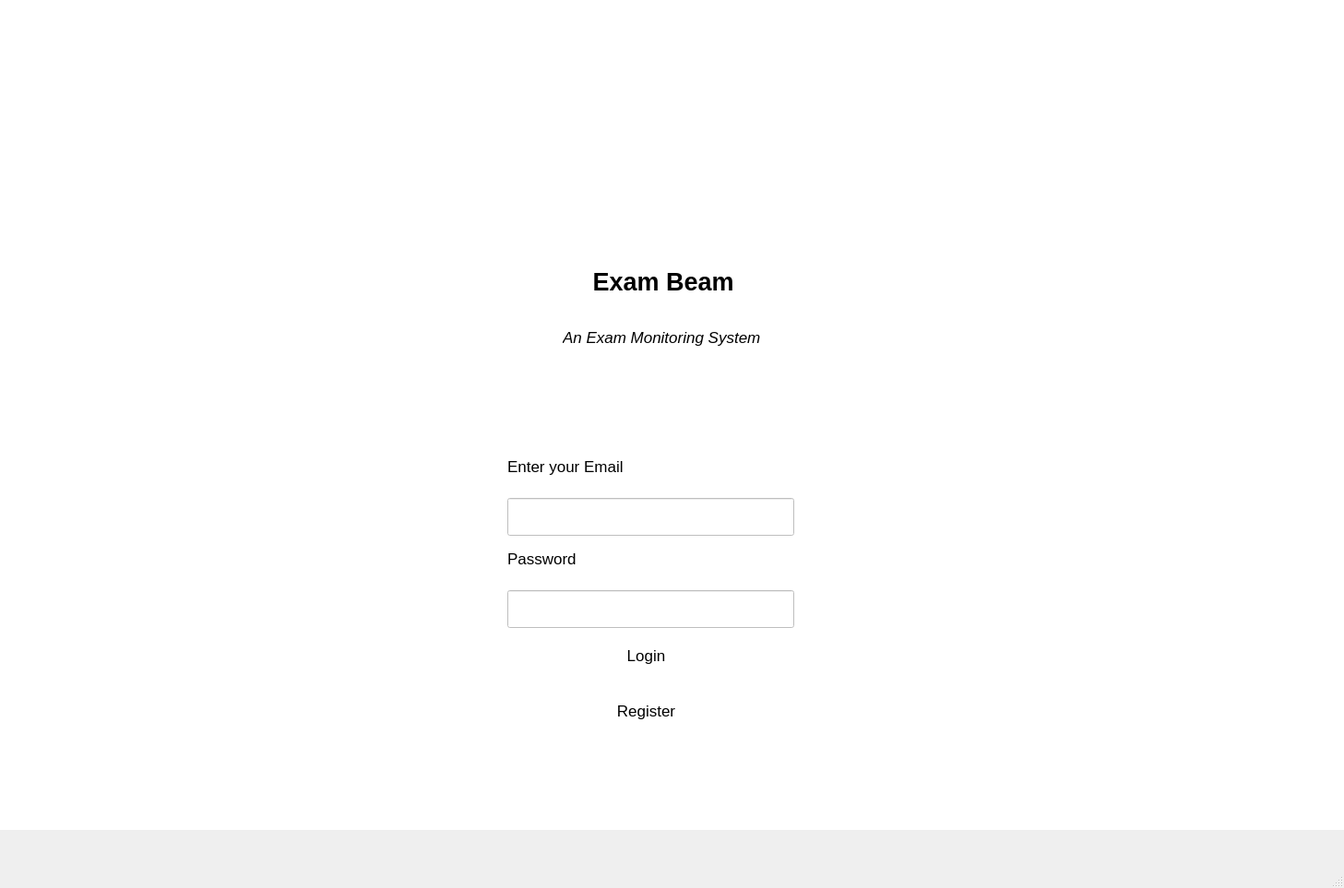
<?xml version="1.0" encoding="UTF-8"?>
<ui version="4.0">
 <class>MainWindow</class>
 <widget class="QMainWindow" name="MainWindow">
  <property name="geometry">
   <rect>
    <x>0</x>
    <y>0</y>
    <width>1457</width>
    <height>963</height>
   </rect>
  </property>
  <property name="windowTitle">
   <string>MainWindow</string>
  </property>
  <widget class="QWidget" name="centralwidget">
   <widget class="QWidget" name="base_login_widget" native="true">
    <property name="geometry">
     <rect>
      <x>0</x>
      <y>0</y>
      <width>1600</width>
      <height>900</height>
     </rect>
    </property>
    <property name="styleSheet">
     <string notr="true">background-color: rgb(255, 255, 255);</string>
    </property>
    <widget class="QLabel" name="picture_label">
     <property name="geometry">
      <rect>
       <x>0</x>
       <y>0</y>
       <width>1600</width>
       <height>900</height>
      </rect>
     </property>
     <property name="text">
      <string/>
     </property>
     <property name="pixmap">
      <pixmap>../fyp_1_rohbam_proctor_pannel/fastlandscape.png</pixmap>
     </property>
     <property name="scaledContents">
      <bool>true</bool>
     </property>
    </widget>
    <widget class="QWidget" name="login_widget" native="true">
     <property name="geometry">
      <rect>
       <x>450</x>
       <y>200</y>
       <width>600</width>
       <height>600</height>
      </rect>
     </property>
     <property name="styleSheet">
      <string notr="true">background-color: rgba(255,255,255,90%)
</string>
     </property>
     <widget class="QLabel" name="label">
      <property name="geometry">
       <rect>
        <x>170</x>
        <y>80</y>
        <width>321</width>
        <height>51</height>
       </rect>
      </property>
      <property name="font">
       <font>
        <pointsize>20</pointsize>
        <weight>75</weight>
        <bold>true</bold>
        <underline>false</underline>
       </font>
      </property>
      <property name="styleSheet">
       <string notr="true">background-color: rgba(255,255,255,10%)</string>
      </property>
      <property name="text">
       <string>   Exam Beam</string>
      </property>
     </widget>
     <widget class="QLabel" name="label_2">
      <property name="geometry">
       <rect>
        <x>160</x>
        <y>150</y>
        <width>431</width>
        <height>31</height>
       </rect>
      </property>
      <property name="font">
       <font>
        <pointsize>13</pointsize>
        <italic>true</italic>
       </font>
      </property>
      <property name="styleSheet">
       <string notr="true">background-color: rgba(255,255,255,10%)</string>
      </property>
      <property name="text">
       <string>An Exam Monitoring System</string>
      </property>
     </widget>
     <widget class="QLineEdit" name="email_lineedit">
      <property name="geometry">
       <rect>
        <x>100</x>
        <y>340</y>
        <width>311</width>
        <height>41</height>
       </rect>
      </property>
     </widget>
     <widget class="QLineEdit" name="password_lineedit">
      <property name="geometry">
       <rect>
        <x>100</x>
        <y>440</y>
        <width>311</width>
        <height>41</height>
       </rect>
      </property>
     </widget>
     <widget class="QLabel" name="Email_label">
      <property name="geometry">
       <rect>
        <x>100</x>
        <y>290</y>
        <width>311</width>
        <height>31</height>
       </rect>
      </property>
      <property name="font">
       <font>
        <pointsize>13</pointsize>
       </font>
      </property>
      <property name="styleSheet">
       <string notr="true">background-color: rgba(255,255,255,10%)</string>
      </property>
      <property name="frameShadow">
       <enum>QFrame::Sunken</enum>
      </property>
      <property name="text">
       <string>Enter your Email</string>
      </property>
     </widget>
     <widget class="QLabel" name="password_label">
      <property name="geometry">
       <rect>
        <x>100</x>
        <y>390</y>
        <width>311</width>
        <height>31</height>
       </rect>
      </property>
      <property name="font">
       <font>
        <pointsize>13</pointsize>
       </font>
      </property>
      <property name="styleSheet">
       <string notr="true">background-color: rgba(255,255,255,10%)</string>
      </property>
      <property name="frameShadow">
       <enum>QFrame::Sunken</enum>
      </property>
      <property name="text">
       <string>Password</string>
      </property>
     </widget>
     <widget class="QPushButton" name="login_btn">
      <property name="geometry">
       <rect>
        <x>180</x>
        <y>490</y>
        <width>141</width>
        <height>41</height>
       </rect>
      </property>
      <property name="font">
       <font>
        <pointsize>13</pointsize>
       </font>
      </property>
      <property name="text">
       <string>Login</string>
      </property>
      <property name="default">
       <bool>true</bool>
      </property>
      <property name="flat">
       <bool>true</bool>
      </property>
     </widget>
     <widget class="QPushButton" name="register_btn">
      <property name="geometry">
       <rect>
        <x>180</x>
        <y>550</y>
        <width>141</width>
        <height>41</height>
       </rect>
      </property>
      <property name="font">
       <font>
        <pointsize>13</pointsize>
       </font>
      </property>
      <property name="text">
       <string>Register</string>
      </property>
      <property name="default">
       <bool>true</bool>
      </property>
      <property name="flat">
       <bool>true</bool>
      </property>
     </widget>
     <widget class="QLabel" name="error_label">
      <property name="geometry">
       <rect>
        <x>100</x>
        <y>230</y>
        <width>411</width>
        <height>41</height>
       </rect>
      </property>
      <property name="styleSheet">
       <string notr="true">background-color: rgba(255,255,255,10%)</string>
      </property>
      <property name="text">
       <string/>
      </property>
     </widget>
    </widget>
   </widget>
  </widget>
  <widget class="QMenuBar" name="menubar">
   <property name="geometry">
    <rect>
     <x>0</x>
     <y>0</y>
     <width>1457</width>
     <height>21</height>
    </rect>
   </property>
  </widget>
  <widget class="QStatusBar" name="statusbar"/>
 </widget>
 <resources/>
 <connections/>
</ui>
